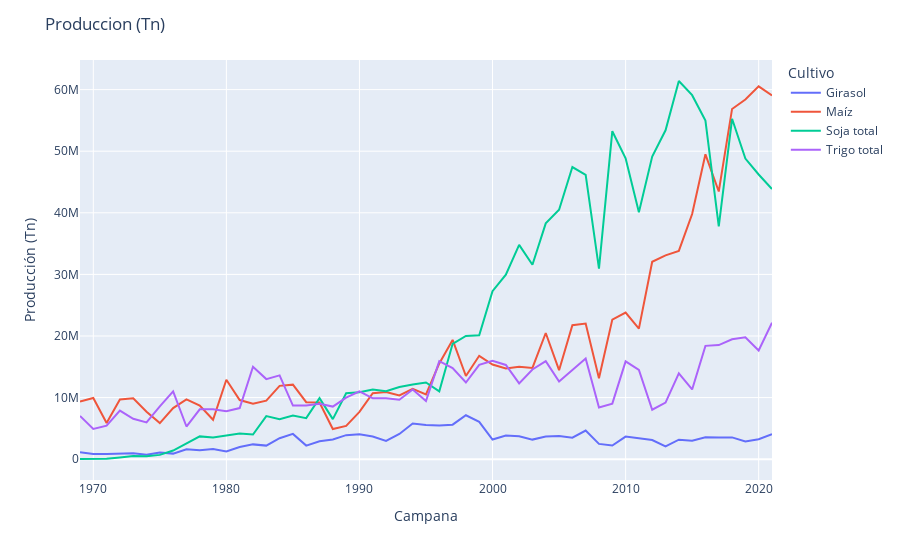

The notebook cell saved with this chart:
### Code cell
fig = px.line(df, x="Campana", y="Producción (Tn)", color='Cultivo')

fig.update_layout(title_text='Produccion (Tn)')

fig.show()
